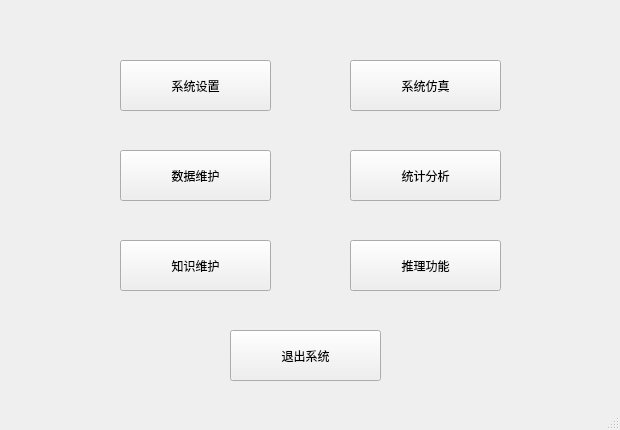
<?xml version="1.0" encoding="UTF-8"?>
<ui version="4.0">
 <class>MainWindow</class>
 <widget class="QMainWindow" name="MainWindow">
  <property name="geometry">
   <rect>
    <x>0</x>
    <y>0</y>
    <width>620</width>
    <height>430</height>
   </rect>
  </property>
  <property name="windowTitle">
   <string>红绿灯控制系统</string>
  </property>
  <widget class="QWidget" name="centralwidget">
   <widget class="QPushButton" name="pushButton">
    <property name="geometry">
     <rect>
      <x>120</x>
      <y>60</y>
      <width>151</width>
      <height>51</height>
     </rect>
    </property>
    <property name="text">
     <string>系统设置</string>
    </property>
   </widget>
   <widget class="QPushButton" name="pushButton_2">
    <property name="geometry">
     <rect>
      <x>350</x>
      <y>60</y>
      <width>151</width>
      <height>51</height>
     </rect>
    </property>
    <property name="text">
     <string>系统仿真</string>
    </property>
   </widget>
   <widget class="QPushButton" name="pushButton_3">
    <property name="geometry">
     <rect>
      <x>120</x>
      <y>150</y>
      <width>151</width>
      <height>51</height>
     </rect>
    </property>
    <property name="text">
     <string>数据维护</string>
    </property>
   </widget>
   <widget class="QPushButton" name="pushButton_4">
    <property name="geometry">
     <rect>
      <x>350</x>
      <y>150</y>
      <width>151</width>
      <height>51</height>
     </rect>
    </property>
    <property name="text">
     <string>统计分析</string>
    </property>
   </widget>
   <widget class="QPushButton" name="pushButton_5">
    <property name="geometry">
     <rect>
      <x>120</x>
      <y>240</y>
      <width>151</width>
      <height>51</height>
     </rect>
    </property>
    <property name="text">
     <string>知识维护</string>
    </property>
   </widget>
   <widget class="QPushButton" name="pushButton_6">
    <property name="geometry">
     <rect>
      <x>230</x>
      <y>330</y>
      <width>151</width>
      <height>51</height>
     </rect>
    </property>
    <property name="text">
     <string>退出系统</string>
    </property>
   </widget>
   <widget class="QPushButton" name="pushButton_7">
    <property name="geometry">
     <rect>
      <x>350</x>
      <y>240</y>
      <width>151</width>
      <height>51</height>
     </rect>
    </property>
    <property name="text">
     <string>推理功能</string>
    </property>
   </widget>
  </widget>
  <widget class="QStatusBar" name="statusbar"/>
 </widget>
 <resources/>
 <connections>
  <connection>
   <sender>pushButton_6</sender>
   <signal>clicked()</signal>
   <receiver>MainWindow</receiver>
   <slot>close()</slot>
   <hints>
    <hint type="sourcelabel">
     <x>735</x>
     <y>514</y>
    </hint>
    <hint type="destinationlabel">
     <x>819</x>
     <y>520</y>
    </hint>
   </hints>
  </connection>
 </connections>
 <slots>
  <slot>slot1()</slot>
 </slots>
</ui>
